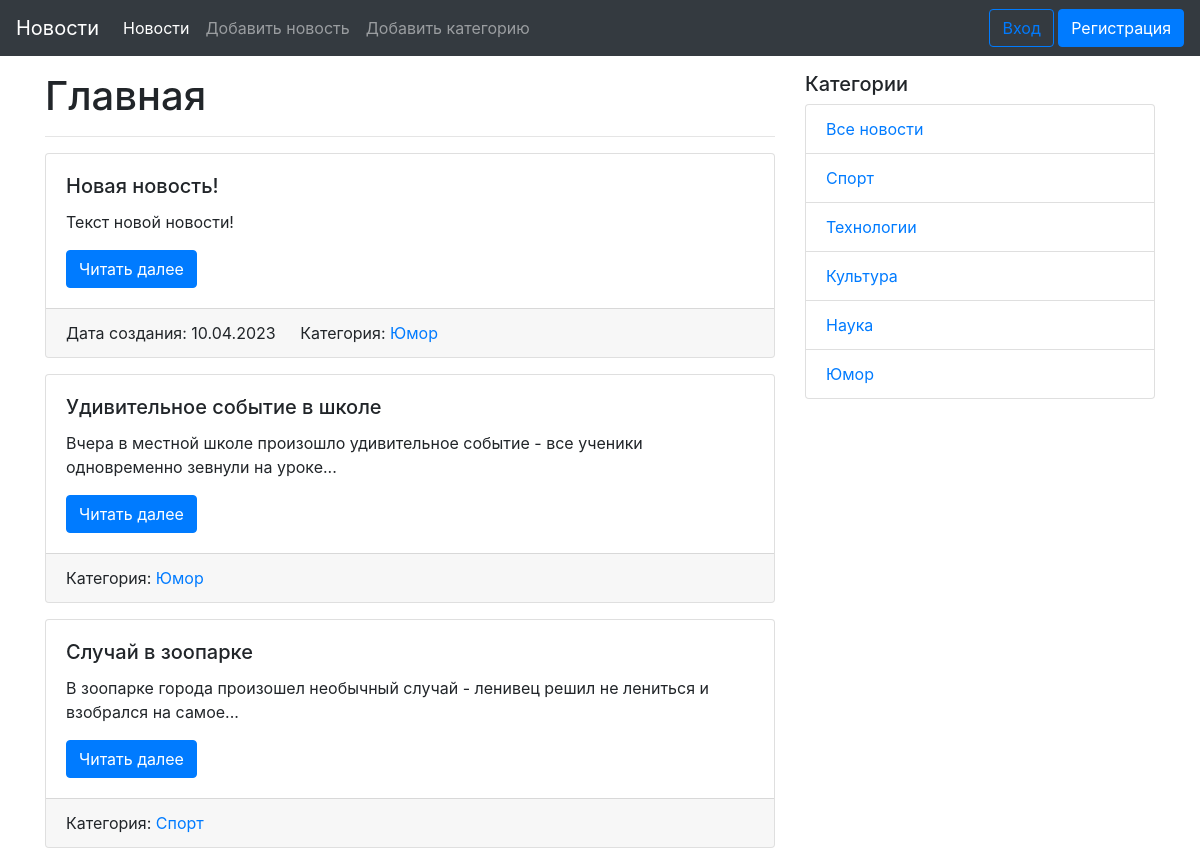
Before: / (upper part) with the older database file.
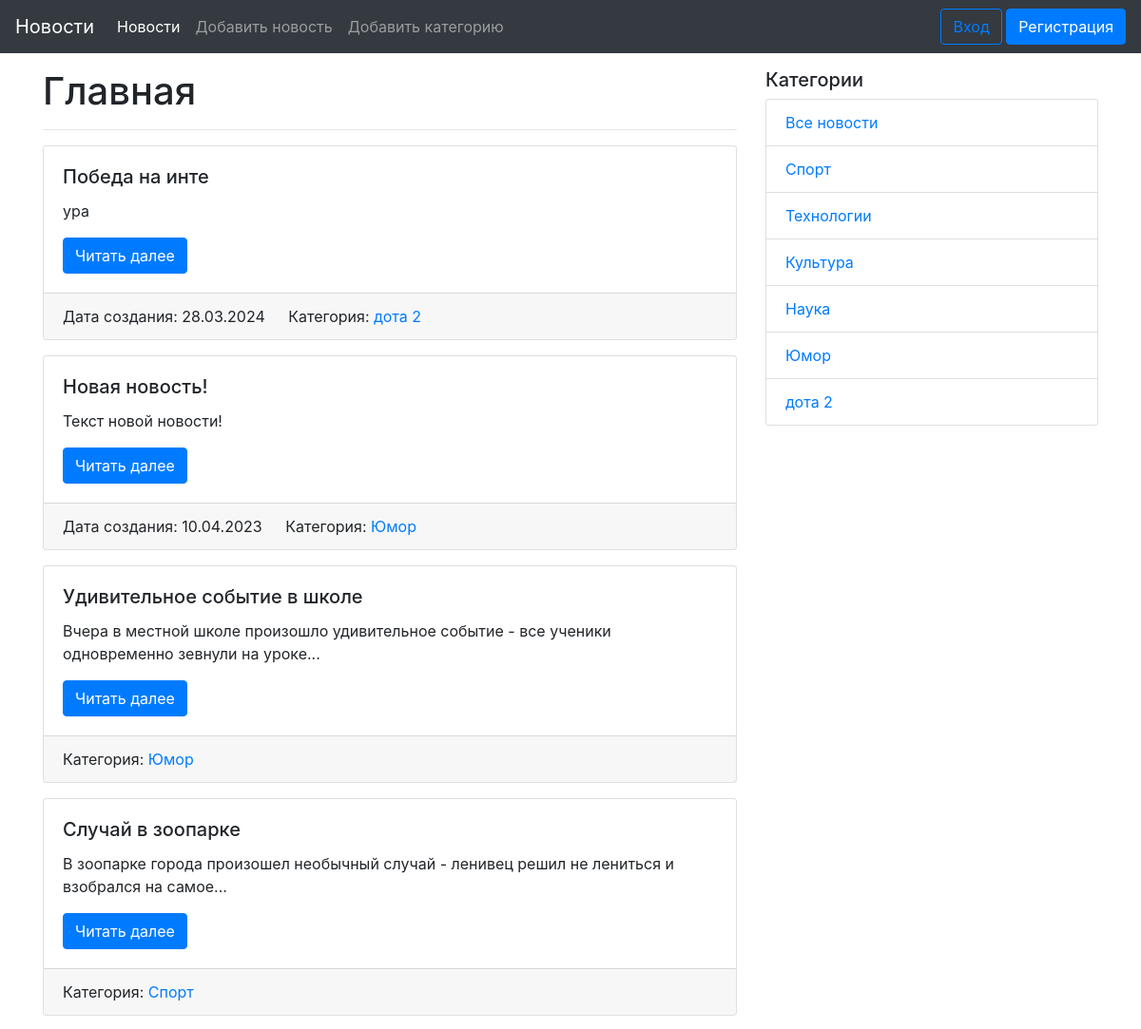
After: the same page with the newer database file.
### app/models.py (models this page shows, shortened)
class News(db.Model):
    id = db.Column(db.Integer, primary_key=True)
    title = db.Column(db.String(255), unique=True, nullable=False)
    text = db.Column(db.Text, nullable=False)
    created_date = db.Column(db.DateTime, default=datetime.utcnow)
    category_id = db.Column(db.Integer, db.ForeignKey('category.id'), nullable=True)
    category = db.relationship('Category', back_populates='news')
    user_id = db.Column(db.Integer, db.ForeignKey('user.id'))
    user = db.relationship('User', back_populates='news')

class Category(db.Model):
    id = db.Column(db.Integer, primary_key=True)
    title = db.Column(db.String(255), nullable=False)
    news = db.relationship('News', back_populates='category')

### app/views.py (the view)
@app.route('/')
def index():
    news_list = News.query.order_by(News.created_date).all()
    categories = Category.query.all()
    return render_template('index.html',
                           news=news_list[::-1],
                           categories=categories)

### app/templates/index.html (shortened to what this page needs)
{% extends "base.html" %}
{% block content %}
  <h1>Главная</h1>
  <hr>
  {% for news in news %}
  <div class="card mb-3">
    <div class="card-body">
      <h5 class="card-title">{{ news.title }}</h5>
      <p class="card-text">{{ news.text|truncate(100) }}</p>
      <a href="{{ url_for('news_detail', id=news.id) }}" class="btn btn-primary">Читать далее</a>
    </div>
    <div class="card-footer">
      {% if news.created_date %}
        <span class="card-link">Дата создания: {{ news.created_date.strftime('%d.%m.%Y') }}</span>
      {% endif %}
      {% if news.category %}
        <span class="card-link">Категория: <a href="{{ url_for('news_in_category', id=news.category.id) }}">{{ news.category.title }}</a></span>
      {% endif %}
    </div>
  </div>
  {% else %}
  <p class="card-text">Новостей пока нет!</p>
  {% endfor %}
{% endblock content %}

### app/templates/side_navigation.html
<div class="col-md-4">
  <h5>Категории</h5>
  <ul class="list-group">
    <li class="list-group-item"><a href="{{ url_for('index') }}">Все новости</a></li>
    {% for category in categories %}
      <li class="list-group-item"><a href="{{ url_for('news_in_category', id=category.id) }}">{{ category.title }}</a></li>
    {% endfor %}
  </ul>
</div>

Changed rows visible on the page:
added News: title "Победа на инте", text "ура", created_date "28.03.2024", category "дота 2"
added Category: title "дота 2"
